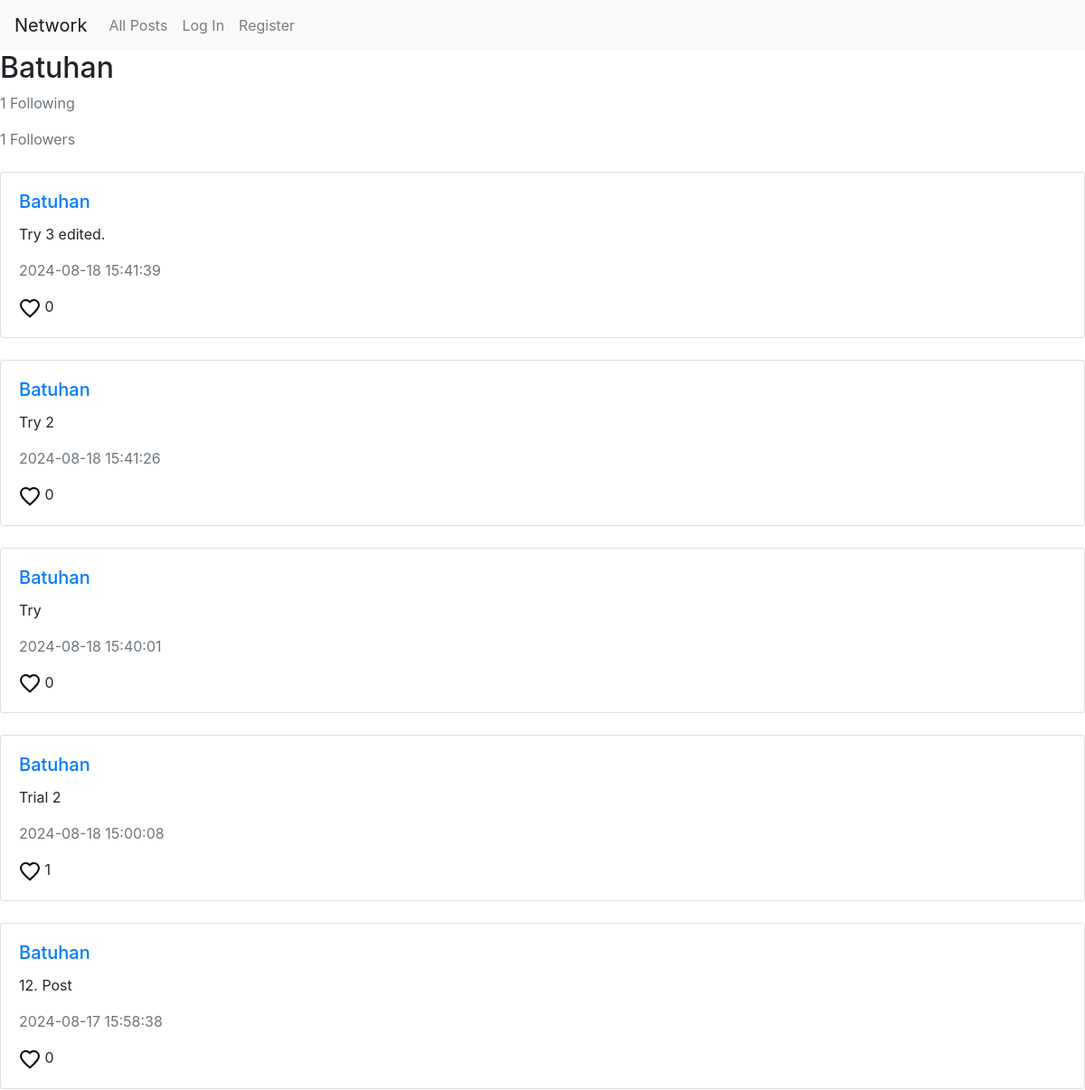
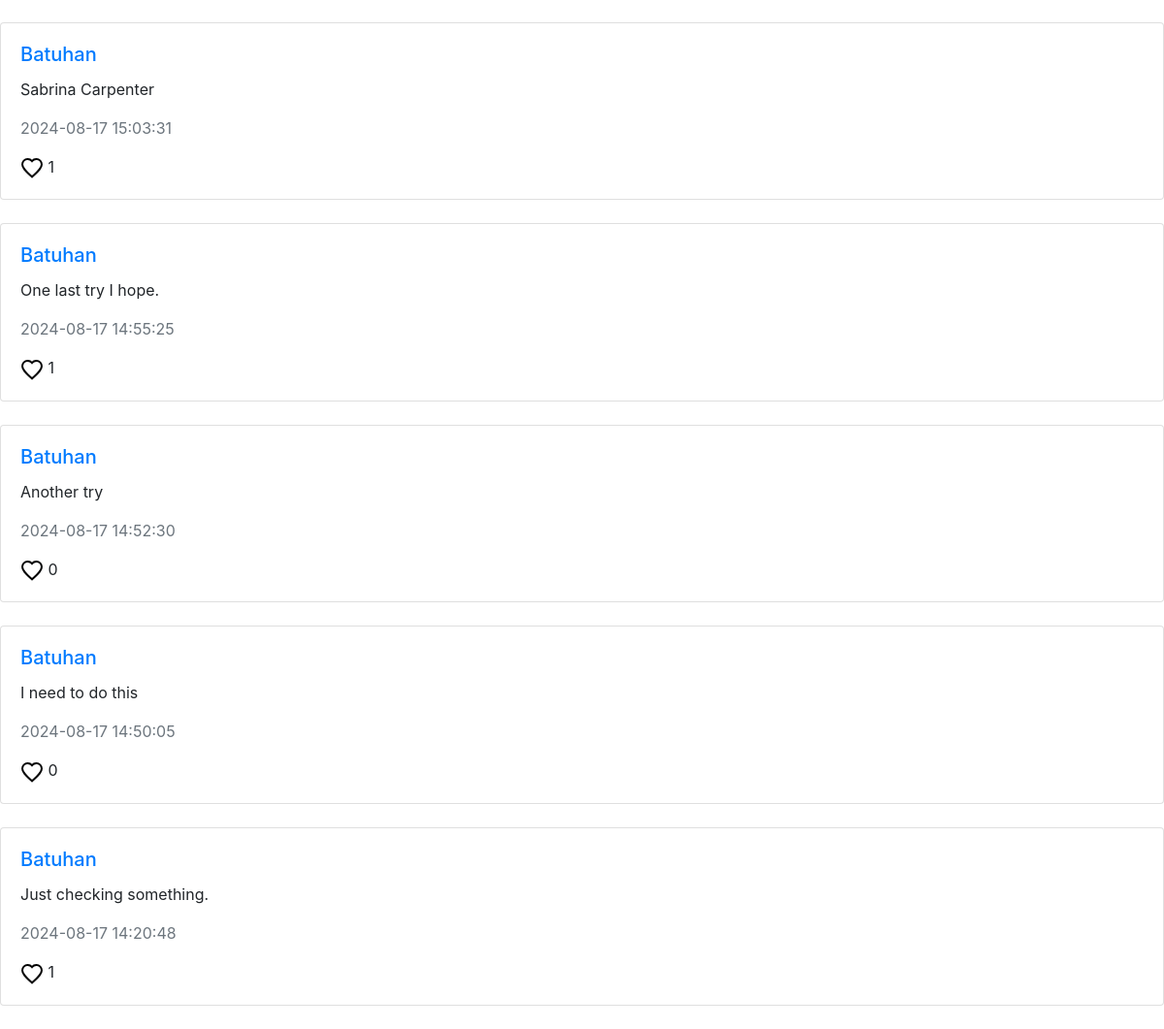
/user/Batuhan, run on the app's committed database (2 pictures, top to bottom).
### network/models.py (models this page shows)
class User(AbstractUser):
    following = models.ManyToManyField("self", blank=True, symmetrical=False, related_name="followers")

class Post(models.Model):
    id = models.BigAutoField(primary_key=True)
    post = models.CharField(max_length=280)
    author = models.ForeignKey(User, on_delete=models.CASCADE, related_name="posts")
    date = models.DateTimeField(auto_now_add=True)
    likes = models.ManyToManyField(User, blank=True, related_name="liked")
    parent = models.ForeignKey("self", blank=True, null=True, on_delete=models.CASCADE, related_name="mentions")

### network/views.py (the view)
# urls.py: path("user/<str:name>", views.user, name="user"),
def user(request, name):
    try:
        user = User.objects.get(username=name)
    except ObjectDoesNotExist:
        return HttpResponse("Not Found", status=404)
    if request.user:
        profile = {
            "username": user.username,
            "isself": request.user == user,
            "isfollowing": request.user in user.followers.all(),
            "followercount": user.followers.count(),
            "followingcount": user.following.count(),
        }
    else:
        profile = {
            "username": user.username,
            "followercount": user.followers.count(),
            "followingcount": user.following.count(),
        }
    posts = Post.objects.filter( Q(author=user) & Q(parent__isnull=True)).order_by('-date')
    post_data = []
    for post in posts:
        post_data.append({
            'id': post.id,
            'content': post.post,
            'author': post.author.get_username(),
            'date': post.date.strftime('%Y-%m-%d %H:%M:%S'),
            'likes': post.likes.count(),
            'userLiked': request.user in post.likes.all(),
            'isAuthor': request.user == post.author
        })
    return render(request, "network/user.html", {
        "profile": profile,
        "posts": post_data
    })

### network/templates/network/user.html (shortened to what this page needs)
{% extends "network/layout.html" %}
{% block body %}
<div class="profile-header">
    <h2>{{ profile.username }}</h2>
    <p class="following-count text-muted">{{ profile.followingcount }} Following</p>
    <p class="follower-count text-muted">{{ profile.followercount }} Followers</p>
</div>
    <div id="posts">
            {% for post in posts %}
            <div class="card my-4 post" data-post-id="{{ post.id }}">
                <div class="card-body">
                    <h5 class="card-title">
                        <a href="{% url 'user' post.author %}">{{ post.author }}</a>
                    </h5>
                    <p class="post-content">{{ post.content }}</p>
                    <p class="text-muted">{{ post.date }}</p>
                    <div>
                        <svg class="like" data-post-id="{{ post.id }}" width="24" height="24" viewBox="0 0 24 24" {% if post.userLiked %} style="fill: red; cursor: pointer;" {% else %} style="fill: transparent; cursor: pointer;" {% endif %}>
                            <path d="M12 21.35l-1.45-1.32C5.4 15.36 2 12.28 2 8.5 2 5.42 4.42 3 7.5 3c1.74 0 3.41.81 4.5 2.09C13.09 3.81 14.76 3 16.5 3 19.58 3 22 5.42 22 8.5c0 3.78-3.4 6.86-8.55 11.54L12 21.35z" stroke="black" stroke-width="2"/>
                        </svg>
                        <span>{{ post.likes }}</span>
                    </div>
                </div>
            </div>
            {% endfor %}
    </div>
{% endblock %}
{% block script %}
{% load static %}
{% endblock %}

### data on the page
User: username "Batuhan", author "Batuhan" "Batuhan" "Batuhan" "Batuhan" "Batuhan" "Batuhan" "Batuhan" "Batuhan" "Batuhan" "Batuhan"
Post: content "Try 3 edited."
Post: content "Try 2"
Post: content "Try"
Post: content "Trial 2"
Post: content "12. Post"
Post: content "Sabrina Carpenter"
Post: content "One last try I hope."
Post: content "Another try"
Post: content "I need to do this"
Post: content "Just checking something."

### other printed values
{{ profile.followingcount }} "1"
{{ profile.followercount }} "1"
{{ post.date }} "2024-08-18 15:41:39" "2024-08-18 15:41:26" "2024-08-18 15:40:01" "2024-08-18 15:00:08" "2024-08-17 15:58:38" "2024-08-17 15:03:31" "2024-08-17 14:55:25" "2024-08-17 14:52:30" "2024-08-17 14:50:05" "2024-08-17 14:20:48"
{{ post.likes }} "0" "0" "0" "1" "0" "1" "1" "0" "0" "1"
